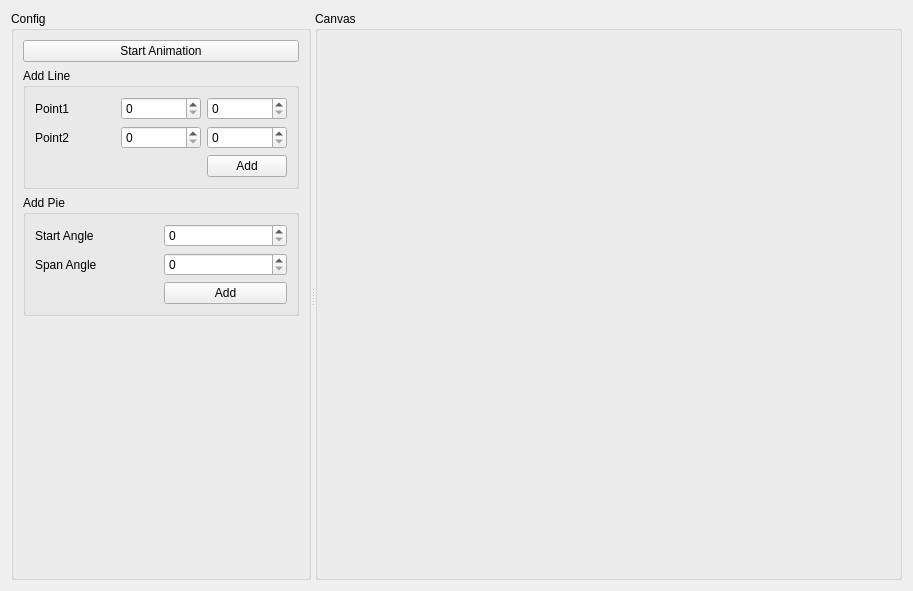
<?xml version="1.0" encoding="UTF-8"?>
<ui version="4.0">
 <class>ChangeShapeCanvas</class>
 <widget class="QWidget" name="ChangeShapeCanvas">
  <property name="geometry">
   <rect>
    <x>0</x>
    <y>0</y>
    <width>913</width>
    <height>591</height>
   </rect>
  </property>
  <property name="windowTitle">
   <string>Form</string>
  </property>
  <layout class="QGridLayout" name="gridLayout">
   <item row="0" column="0">
    <widget class="QSplitter" name="splitter">
     <property name="orientation">
      <enum>Qt::Horizontal</enum>
     </property>
     <widget class="QGroupBox" name="groupBox">
      <property name="maximumSize">
       <size>
        <width>300</width>
        <height>16777215</height>
       </size>
      </property>
      <property name="title">
       <string>Config</string>
      </property>
      <layout class="QGridLayout" name="gridLayout_4">
       <item row="0" column="0">
        <layout class="QGridLayout" name="gridLayout_3">
         <item row="2" column="0">
          <widget class="QGroupBox" name="groupBox_4">
           <property name="title">
            <string>Add Pie</string>
           </property>
           <layout class="QGridLayout" name="gridLayout_8">
            <item row="0" column="0">
             <layout class="QGridLayout" name="gridLayout_7">
              <item row="0" column="0">
               <widget class="QLabel" name="label_3">
                <property name="text">
                 <string>Start Angle</string>
                </property>
               </widget>
              </item>
              <item row="1" column="0">
               <widget class="QLabel" name="label_4">
                <property name="text">
                 <string>Span Angle</string>
                </property>
               </widget>
              </item>
              <item row="0" column="1">
               <widget class="QSpinBox" name="startAngleSpinBox">
                <property name="maximum">
                 <number>360</number>
                </property>
               </widget>
              </item>
              <item row="1" column="1">
               <widget class="QSpinBox" name="spanAngleSpinBox">
                <property name="maximum">
                 <number>360</number>
                </property>
               </widget>
              </item>
              <item row="2" column="1">
               <widget class="QPushButton" name="addPieButton">
                <property name="text">
                 <string>Add</string>
                </property>
               </widget>
              </item>
             </layout>
            </item>
           </layout>
          </widget>
         </item>
         <item row="1" column="0">
          <widget class="QGroupBox" name="groupBox_3">
           <property name="title">
            <string>Add Line</string>
           </property>
           <layout class="QGridLayout" name="gridLayout_6">
            <item row="0" column="0">
             <layout class="QGridLayout" name="gridLayout_5">
              <item row="1" column="0">
               <widget class="QLabel" name="label_2">
                <property name="text">
                 <string>Point2</string>
                </property>
               </widget>
              </item>
              <item row="0" column="1">
               <widget class="QSpinBox" name="point1XSpinBox">
                <property name="maximum">
                 <number>100000</number>
                </property>
               </widget>
              </item>
              <item row="1" column="1">
               <widget class="QSpinBox" name="point2XSpinBox">
                <property name="maximum">
                 <number>10000</number>
                </property>
               </widget>
              </item>
              <item row="1" column="2">
               <widget class="QSpinBox" name="point2YSpinBox">
                <property name="maximum">
                 <number>10000</number>
                </property>
               </widget>
              </item>
              <item row="0" column="2">
               <widget class="QSpinBox" name="point1YSpinBox">
                <property name="maximum">
                 <number>10000</number>
                </property>
               </widget>
              </item>
              <item row="0" column="0">
               <widget class="QLabel" name="label">
                <property name="text">
                 <string>Point1</string>
                </property>
               </widget>
              </item>
              <item row="2" column="2">
               <widget class="QPushButton" name="addLineButton">
                <property name="text">
                 <string>Add</string>
                </property>
               </widget>
              </item>
             </layout>
            </item>
           </layout>
          </widget>
         </item>
         <item row="0" column="0">
          <widget class="QPushButton" name="startAnimButton">
           <property name="text">
            <string>Start Animation</string>
           </property>
          </widget>
         </item>
        </layout>
       </item>
       <item row="2" column="0">
        <spacer name="verticalSpacer">
         <property name="orientation">
          <enum>Qt::Vertical</enum>
         </property>
         <property name="sizeHint" stdset="0">
          <size>
           <width>20</width>
           <height>40</height>
          </size>
         </property>
        </spacer>
       </item>
      </layout>
     </widget>
     <widget class="QGroupBox" name="groupBox_2">
      <property name="title">
       <string>Canvas</string>
      </property>
      <layout class="QGridLayout" name="gridLayout_2">
       <item row="0" column="0">
        <layout class="QVBoxLayout" name="canvasLayout"/>
       </item>
      </layout>
     </widget>
    </widget>
   </item>
  </layout>
 </widget>
 <resources/>
 <connections/>
</ui>
